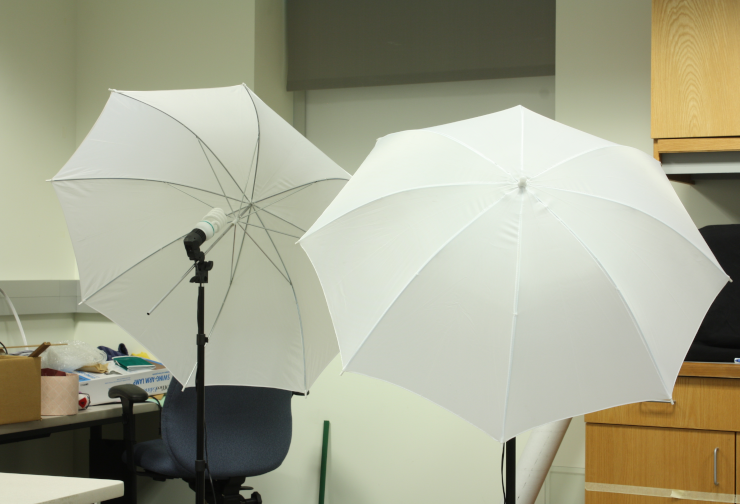
#> input picture umbrellaL.png, 740 x 504 px
$ python disparity_provide.py
#> lines starting #> are read from the running program, lines starting #| are printed output that depends on the picture
import numpy as np
import cv2
import sys
from mpl_toolkits import mplot3d
from matplotlib import pyplot as plt


# ================================================
#
def getDisparityMap(imL, imR, numDisparities, blockSize):
    stereo = cv2.StereoBM_create(numDisparities=numDisparities, blockSize=blockSize)

    disparity = stereo.compute(imL, imR)
    disparity = disparity - disparity.min() + 1 # Add 1 so we don't get a zero depth, later
    disparity = disparity.astype(np.float32) / 16.0 # Map is fixed point int with 4 fractional bits

    return disparity # floating point image
# ================================================


# ================================================
#
def plot(disparity):
    # This just plots some sample points.  Change this function to
    # plot the 3D reconstruction from the disparity map and other values
    x = []
    y = []
    z = []
    for r in range(4):
        for c in range(4):
                x += [c]
                y += [r]
                z += [r*c]

    # Plt depths
    ax = plt.axes(projection ='3d')
    ax.scatter(x, y, z, 'green')

    # Labels
    ax.set_xlabel('x')
    ax.set_ylabel('y')
    ax.set_zlabel('z')

    plt.savefig('myplot.pdf', bbox_inches='tight') # Can also specify an image, e.g. myplot.png
    plt.show()


# ================================================
#
if __name__ == '__main__':

    # Load left image
    filename = 'umbrellaL.png'
    imgL = cv2.imread(filename, cv2.IMREAD_GRAYSCALE)
#> imgL: shape (504, 740); min 5, max 252, mean 161.7
    imgL = cv2.Canny(imgL, 70, 150)
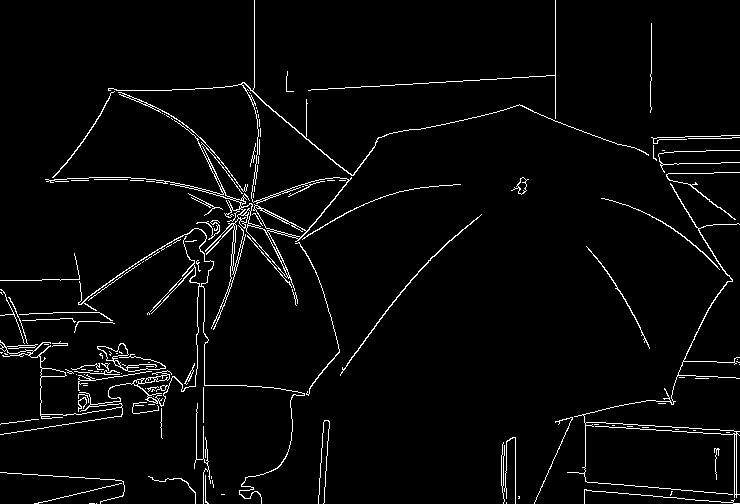
#> imgL: shape (504, 740); 3.3% white in thin lines or dots

    #
    if imgL is None:
        print('\nError: failed to open {}.\n'.format(filename))
        sys.exit()


    # Load right image
    filename = 'umbrellaR.png'
    imgR = cv2.imread(filename, cv2.IMREAD_GRAYSCALE)
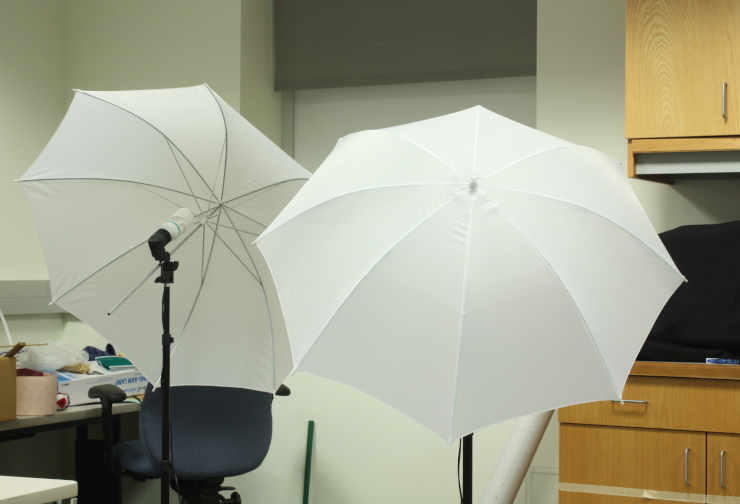
#> input picture umbrellaR.png, 740 x 504 px
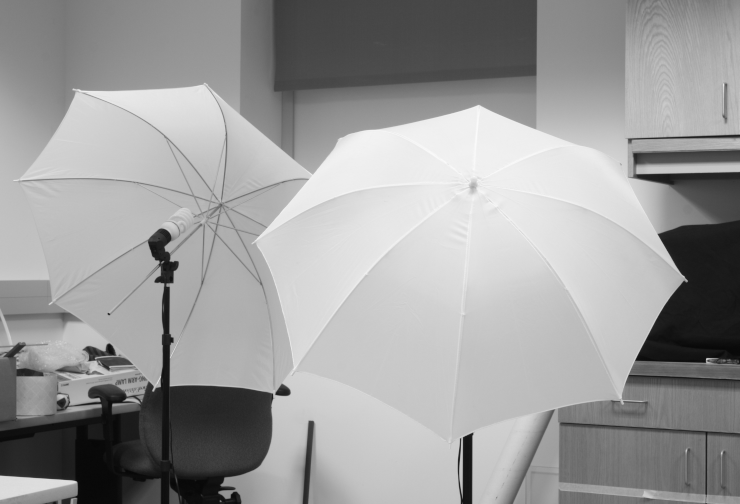
#> imgR: shape (504, 740); min 7, max 250, mean 155.8

    #
    if imgR is None:
        print('\nError: failed to open {}.\n'.format(filename))
        sys.exit()


    # Create a window to display the image in
    cv2.namedWindow('Disparity', cv2.WINDOW_NORMAL)


    # Get disparity map
    disparity = getDisparityMap(imgL, imgR, 64, 5)
#> in getDisparityMap, `disparity = stereo.compute(imL, imR)`:
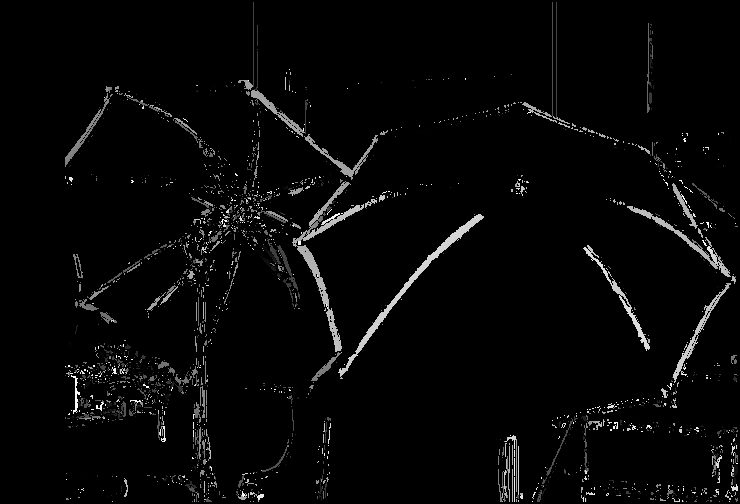
#> disparity: shape (504, 740) int16; min -16, max 1008, mean 12.3; drawn with min black and max white
    imgR = cv2.Canny(imgR, 70, 150)
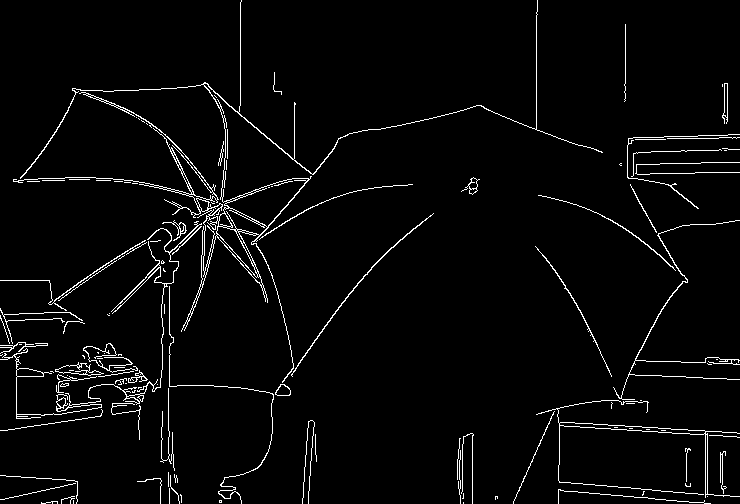
#> imgR: shape (504, 740); 3.3% white in thin lines or dots


    # Normalise for display
    disparityImg = np.interp(disparity, (disparity.min(), disparity.max()), (0.1, 2.0))

    # Show result
    cv2.imshow('Disparity', disparityImg)
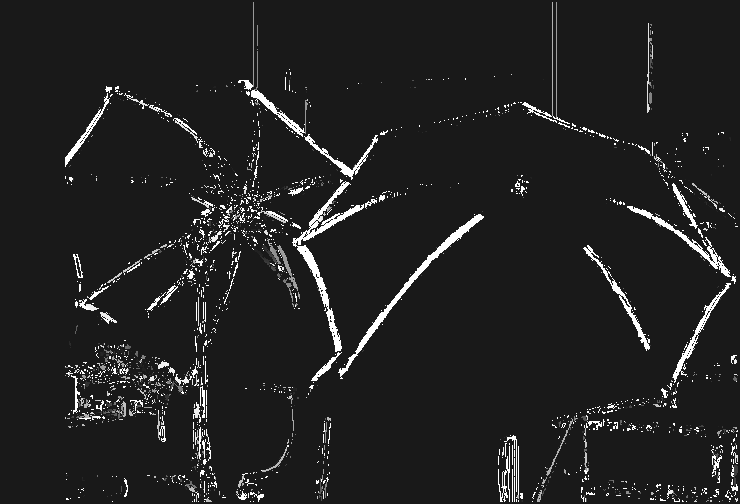
#> window 'Disparity': shape (504, 740); min 25, max 255, mean 34.6

    # Show 3D plot of the scene
    plot(disparity)
#> in plot, `plt.savefig('myplot.pdf', bbox_inches='tight')`:
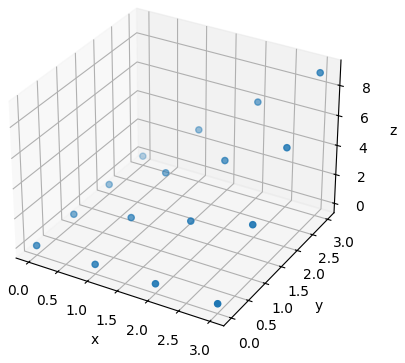
#> figure drawn by matplotlib, 1 panel

    # Wait for spacebar press or escape before closing,
    # otherwise window will close without you seeing it
    while True:
        key = cv2.waitKey(1)
#> (key Esc is pressed here)
        if key == ord(' ') or key == 27:
            break

    cv2.destroyAllWindows()
